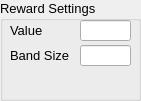
   <widget class="QGroupBox" name="groupBox_3">
    <property name="geometry">
     <rect>
      <x>440</x>
      <y>10</y>
      <width>141</width>
      <height>101</height>
     </rect>
    </property>
    <property name="font">
     <font>
      <pointsize>10</pointsize>
     </font>
    </property>
    <property name="title">
     <string>Reward Settings</string>
    </property>
    <widget class="QLineEdit" name="lineReward_Value">
     <property name="geometry">
      <rect>
       <x>80</x>
       <y>20</y>
       <width>51</width>
       <height>21</height>
      </rect>
     </property>
    </widget>
    <widget class="QLabel" name="label_21">
     <property name="geometry">
      <rect>
       <x>10</x>
       <y>20</y>
       <width>61</width>
       <height>20</height>
      </rect>
     </property>
     <property name="font">
      <font>
       <pointsize>10</pointsize>
      </font>
     </property>
     <property name="text">
      <string>Value</string>
     </property>
     <property name="alignment">
      <set>Qt::AlignLeading|Qt::AlignLeft|Qt::AlignVCenter</set>
     </property>
    </widget>
    <widget class="QLabel" name="label_32">
     <property name="geometry">
      <rect>
       <x>10</x>
       <y>45</y>
       <width>61</width>
       <height>20</height>
      </rect>
     </property>
     <property name="font">
      <font>
       <pointsize>10</pointsize>
      </font>
     </property>
     <property name="text">
      <string>Band Size</string>
     </property>
     <property name="alignment">
      <set>Qt::AlignLeading|Qt::AlignLeft|Qt::AlignVCenter</set>
     </property>
    </widget>
    <widget class="QLineEdit" name="lineReward_Bands">
     <property name="geometry">
      <rect>
       <x>80</x>
       <y>45</y>
       <width>51</width>
       <height>21</height>
      </rect>
     </property>
    </widget>
   </widget>
